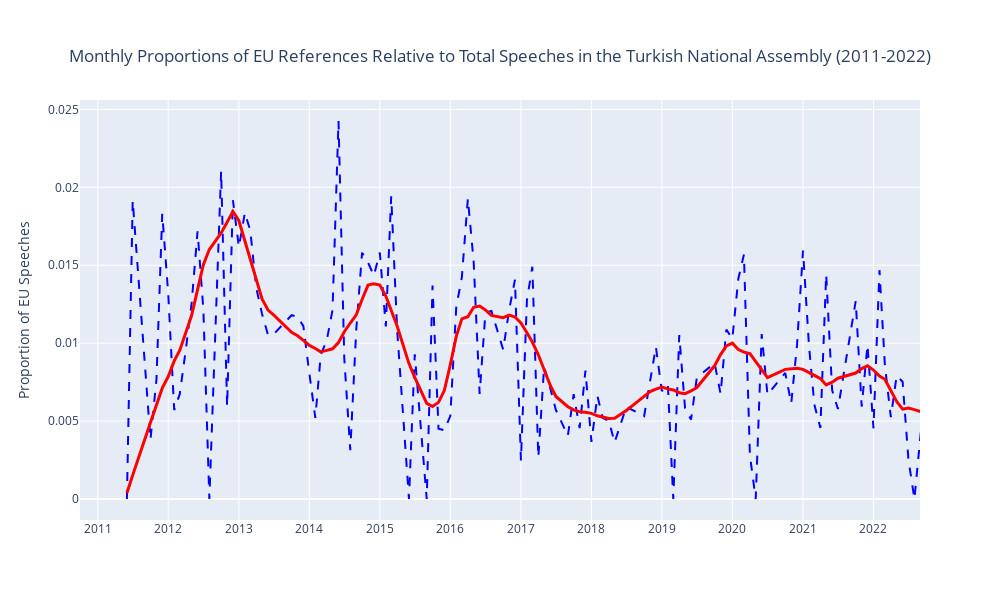

Notebook source saved alongside this figure:
### Code cell
import pandas as pd
file_path_all = '../data/pre-processed_tr.csv'
file_path_eu = '../data/tr_minutes_tks.csv'
tr_minutes_all = pd.read_csv(file_path_all)
tr_minutes_all['SpeechLength'] = tr_minutes_all['speech'].apply(len)

# Filter speeches where the length is more than 10
tr_minutes_all = tr_minutes_all[tr_minutes_all['SpeechLength'] > 10]
tr_minutes_eu = pd.read_csv(file_path_eu)

# Convert the Date columns to datetime format
tr_minutes_all['Date'] = pd.to_datetime(tr_minutes_all['Date'])
tr_minutes_eu['Date'] = pd.to_datetime(tr_minutes_eu['Date'])

# Create MonthYear columns for grouping
tr_minutes_all['MonthYear'] = tr_minutes_all['Date'].dt.to_period('M')
tr_minutes_eu['MonthYear'] = tr_minutes_eu['Date'].dt.to_period('M')

# Count the number of total speeches and EU-specific speeches per month
total_speech_count = tr_minutes_all.groupby(['MonthYear']).size().reset_index(name='Total Speech Count')
eu_speech_count = tr_minutes_eu.groupby(['MonthYear']).size().reset_index(name='EU Speech Count')

# Merge the counts based on MonthYear
speech_counts = pd.merge(total_speech_count, eu_speech_count, on='MonthYear', how='left').fillna(0)

# Convert MonthYear back to datetime for plotting
speech_counts['MonthYear'] = speech_counts['MonthYear'].dt.to_timestamp()

# Calculate the proportion of EU-specific speeches to total speeches
speech_counts['EU Speech Proportion'] = speech_counts['EU Speech Count'] / speech_counts['Total Speech Count']

# Create a new figure for the proportion of EU-specific speeches
fig3 = go.Figure()

# Add trace for the proportion of EU-specific speeches
fig3.add_trace(go.Scatter(x=speech_counts['MonthYear'], y=speech_counts['EU Speech Proportion'], 
                          mode='lines', name='Proportion of EU Speeches',
                          line=dict(color='blue', dash='dash')))

# Apply LOWESS smoothing
lowess_smoothed = lowess(speech_counts['EU Speech Proportion'], speech_counts['MonthYear'].map(pd.Timestamp.toordinal), frac=0.1)
lowess_x = pd.to_datetime([pd.Timestamp.fromordinal(int(d)) for d in lowess_smoothed[:, 0]])
lowess_y = lowess_smoothed[:, 1]

# Add trace for the smoothed trend
fig3.add_trace(go.Scatter(x=lowess_x, y=lowess_y, 
                          mode='lines', name='Smoothed Trend',
                          line=dict(color='red', width=3)))

# Define x-axis range and ticks
xaxis_range = [pd.to_datetime('2010-10-01'), pd.to_datetime('2022-08-30')]
xaxis_ticks = [pd.to_datetime(f'{year}-01-01') for year in range(2011, 2023)]

# Update layout for fig3
fig3.update_layout(
    title={
        'text': 'Monthly Proportions of EU References Relative to Total Speeches in the Turkish National Assembly (2011-2022)', 
        'x': 0.5, 
        'xanchor': 'center', 
        'yanchor': 'top'
    }, 
    xaxis=dict(
        range=xaxis_range,
        tickmode='array',
        tickvals=xaxis_ticks,
        ticktext=[str(year) for year in range(2011, 2023)]
    ),
    yaxis_title='Proportion of EU Speeches',
    showlegend=False,
    height=600, width=1000
)

fig3.update_xaxes(nticks=20)

fig3.show()
